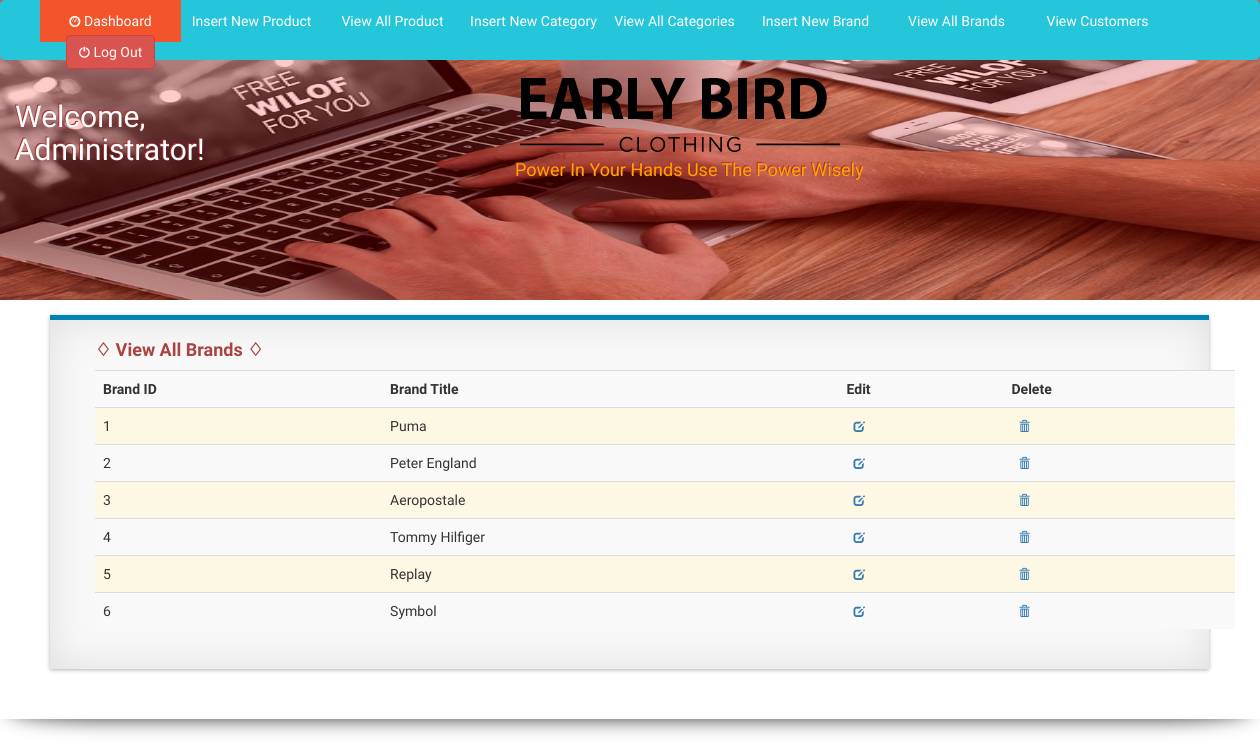
Page /admin_area/index.php?view_brands (signed in) on the committed database.
### tables this page shows
CREATE TABLE `brands` (
  `brand_id` int(100) NOT NULL,
  `brand_title` text NOT NULL
);

### admin_area/view_brands.php (the view)
<table class="table table-striped table-hover">
<h4><p class="text-danger" style="font-weight:bolder">♢ View All Brands ♢ </p></h4>
  <tr>
    <th>Brand ID</th>
    <th>Brand Title</th>
    <th>Edit</th>
    <th>Delete</th>
  </tr>
  <?php
    include ("includes/db.php");
    $get_brand = "select * from brands";
    $run_brand = mysqli_query($con,$get_brand);
    $i = 0;
    while($row_brand = mysqli_fetch_array($run_brand)){
      $brand_id = $row_brand['brand_id'];
      $brand_title = $row_brand['brand_title'];
      $i++;
   ?>
  <tr class="bg-warning">
    <td><?php echo $i; ?></td>
    <td><?php echo $brand_title; ?></td>
    <td style="padding-left:15px;"><a href="index.php?edit_brand=<?php echo $brand_id; ?>"><span class="glyphicon glyphicon-edit gi-2x" aria-hidden="true"></span></a></td>
    <td style="padding-left:15px;"><a href="delete_brand.php?delete_brand=<?php echo $brand_id; ?>"><span class="glyphicon glyphicon-trash gi-2x" aria-hidden="true"></span></a></td>
  </tr>
  <?php   }   ?>
</table>

### assets/css/style2.css (style rules this page uses)
* { font-family: 'Amaranth', sans-serif; }

### assets/css/style1.css (style rules this page uses)
body { font-family: 'Amaranth', sans-serif; position: relative; }
* { font-family: 'Amaranth', sans-serif; }
.gi-2x { font-size: .8em; }
.gi-2x { position: fixed; z-index: 1; text-decoration: none; }

### rows in the picture
brands: brand_title "Puma"
brands: brand_title "Peter England"
brands: brand_title "Aeropostale"
brands: brand_title "Tommy Hilfiger"
brands: brand_title "Replay"
brands: brand_title "Symbol"
